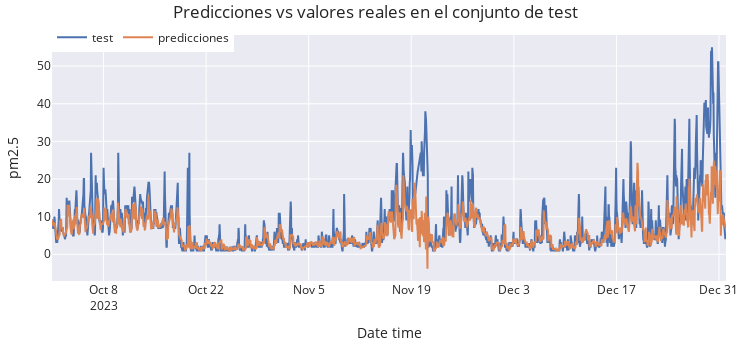

The notebook cell saved with this chart:
### Code cell
# Gráfico de las predicciones vs valores reales en el conjunto de test
# ==============================================================================
fig = go.Figure()
trace1 = go.Scatter(x=data_test.index, y=data_test['pm2.5'], name="test", mode="lines")
trace2 = go.Scatter(x=predictions.index, y=predictions['pm2.5'], name="predicciones", mode="lines")
fig.add_trace(trace1)
fig.add_trace(trace2)
fig.update_layout(
    title="Predicciones vs valores reales en el conjunto de test",
    xaxis_title="Date time",
    yaxis_title="pm2.5",
    width=750,
    height=350,
    margin=dict(l=20, r=20, t=35, b=20),
    legend=dict(
        orientation="h",
        yanchor="top",
        y=1.05,
        xanchor="left",
        x=0
    )
)
fig.show()

### Figure 1 — Plotly figure (JSON) as saved in the notebook; plotly's stock layout.template omitted (floating-point values rounded to 4 significant figures; data arrays with more than 128 entries replaced by an {"elided": "..."} marker saying what was removed)
{"data": [{"mode": "lines", "name": "test", "type": "scatter", "x": {"elided": "2209 str values"}, "y": {"elided": "2209 float values"}}, {"mode": "lines", "name": "predicciones", "type": "scatter", "x": {"elided": "2208 str values"}, "y": {"elided": "2208 float values"}}], "layout": {"height": 350, "legend": {"orientation": "h", "x": 0, "xanchor": "left", "y": 1.05, "yanchor": "top"}, "margin": {"b": 20, "l": 20, "r": 20, "t": 35}, "title": {"text": "Predicciones vs valores reales en el conjunto de test"}, "width": 750, "xaxis": {"title": {"text": "Date time"}}, "yaxis": {"title": {"text": "pm2.5"}}}}
